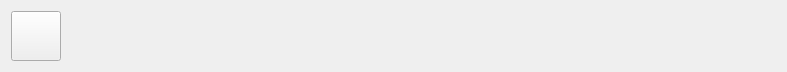
  <widget class="QWidget" name="widget" native="true">
   <property name="geometry">
    <rect>
     <x>190</x>
     <y>550</y>
     <width>787</width>
     <height>62</height>
    </rect>
   </property>
   <property name="styleSheet">
    <string notr="true"/>
   </property>
   <layout class="QHBoxLayout" name="horizontalLayout">
    <item>
     <widget class="QPushButton" name="pushButton_9">
      <property name="minimumSize">
       <size>
        <width>50</width>
        <height>50</height>
       </size>
      </property>
      <property name="maximumSize">
       <size>
        <width>50</width>
        <height>50</height>
       </size>
      </property>
      <property name="styleSheet">
       <string notr="true">QPushButton:hover{
		
	border-image: url(:/image_/music-rhythm (1).png);
}
*{border-image: url(:/image_/music-rhythm.png);}</string>
      </property>
      <property name="text">
       <string/>
      </property>
     </widget>
    </item>
    <item>
     <spacer name="horizontalSpacer_7">
      <property name="orientation">
       <enum>Qt::Horizontal</enum>
      </property>
      <property name="sizeHint" stdset="0">
       <size>
        <width>40</width>
        <height>20</height>
       </size>
      </property>
     </spacer>
    </item>
    <item>
     <widget class="QPushButton" name="pushButton">
      <property name="minimumSize">
       <size>
        <width>50</width>
        <height>50</height>
       </size>
      </property>
      <property name="maximumSize">
       <size>
        <width>50</width>
        <height>50</height>
       </size>
      </property>
      <property name="toolTip">
       <string>&lt;html&gt;&lt;head/&gt;&lt;body&gt;&lt;p&gt;添加文件&lt;/p&gt;&lt;/body&gt;&lt;/html&gt;</string>
      </property>
      <property name="styleSheet">
       <string notr="true">QPushButton:hover{
	background: transparent;

	image: url(:/image_/audio-file (1).png);
}
*{
background: transparent;
	image: url(:/image_/audio-file.png);
}
</string>
      </property>
      <property name="text">
       <string/>
      </property>
      <property name="flat">
       <bool>true</bool>
      </property>
     </widget>
    </item>
    <item>
     <widget class="QPushButton" name="pushButton_7">
      <property name="minimumSize">
       <size>
        <width>50</width>
        <height>50</height>
       </size>
      </property>
      <property name="maximumSize">
       <size>
        <width>50</width>
        <height>50</height>
       </size>
      </property>
      <property name="styleSheet">
       <string notr="true">color: rgb(0, 255, 0);
image: url(:/image_/play-order.png);</string>
      </property>
      <property name="text">
       <string/>
      </property>
      <property name="flat">
       <bool>true</bool>
      </property>
     </widget>
    </item>
    <item>
     <spacer name="horizontalSpacer_5">
      <property name="orientation">
       <enum>Qt::Horizontal</enum>
      </property>
      <property name="sizeHint" stdset="0">
       <size>
        <width>0</width>
        <height>0</height>
       </size>
      </property>
     </spacer>
    </item>
    <item>
     <widget class="QPushButton" name="pushButton_11">
      <property name="minimumSize">
       <size>
        <width>50</width>
        <height>50</height>
       </size>
      </property>
      <property name="maximumSize">
       <size>
        <width>50</width>
        <height>50</height>
       </size>
      </property>
      <property name="toolTip">
       <string>&lt;html&gt;&lt;head/&gt;&lt;body&gt;&lt;p&gt;上一首&lt;/p&gt;&lt;/body&gt;&lt;/html&gt;</string>
      </property>
      <property name="styleSheet">
       <string notr="true">QPushButton:hover{
	
	
	
	image: url(:/image_/left (1).png);
}
*{
	image: url(:/image_/left (2).png);
}</string>
      </property>
      <property name="text">
       <string/>
      </property>
      <property name="flat">
       <bool>true</bool>
      </property>
     </widget>
    </item>
    <item>
     <widget class="QPushButton" name="pushButton_2">
      <property name="minimumSize">
       <size>
        <width>50</width>
        <height>50</height>
       </size>
      </property>
      <property name="maximumSize">
       <size>
        <width>50</width>
        <height>50</height>
       </size>
      </property>
      <property name="toolTip">
       <string>&lt;html&gt;&lt;head/&gt;&lt;body&gt;&lt;p&gt;暂停/播放&lt;/p&gt;&lt;/body&gt;&lt;/html&gt;</string>
      </property>
      <property name="styleSheet">
       <string notr="true">
QPushButton:hover{
	
	image: url(:/image_/pause1.png);
}
*{
	image: url(:/pause);
background: transparent
}
</string>
      </property>
      <property name="text">
       <string/>
      </property>
      <property name="flat">
       <bool>true</bool>
      </property>
     </widget>
    </item>
    <item>
     <widget class="QPushButton" name="pushButton_5">
      <property name="minimumSize">
       <size>
        <width>50</width>
        <height>50</height>
       </size>
      </property>
      <property name="maximumSize">
       <size>
        <width>50</width>
        <height>50</height>
       </size>
      </property>
      <property name="toolTip">
       <string>&lt;html&gt;&lt;head/&gt;&lt;body&gt;&lt;p&gt;下一首&lt;/p&gt;&lt;/body&gt;&lt;/html&gt;</string>
      </property>
      <property name="styleSheet">
       <string notr="true">QPushButton:hover{
	
	image: url(:/image_/right (1).png);
}
*{
	image: url(:/image_/right (2).png);
}</string>
      </property>
      <property name="text">
       <string/>
      </property>
      <property name="flat">
       <bool>true</bool>
      </property>
     </widget>
    </item>
    <item>
     <spacer name="horizontalSpacer_4">
      <property name="orientation">
       <enum>Qt::Horizontal</enum>
      </property>
      <property name="sizeHint" stdset="0">
       <size>
        <width>0</width>
        <height>0</height>
       </size>
      </property>
     </spacer>
    </item>
    <item>
     <widget class="QPushButton" name="pushButton_3">
      <property name="minimumSize">
       <size>
        <width>50</width>
        <height>50</height>
       </size>
      </property>
      <property name="maximumSize">
       <size>
        <width>50</width>
        <height>50</height>
       </size>
      </property>
      <property name="toolTip">
       <string/>
      </property>
      <property name="styleSheet">
       <string notr="true">QPushButton:hover{
	
	image: url(:/image_/_volume-notice (1).png);
}
*{
image: url(:/sound);

}</string>
      </property>
      <property name="text">
       <string/>
      </property>
      <property name="flat">
       <bool>true</bool>
      </property>
     </widget>
    </item>
    <item>
     <widget class="QPushButton" name="pushButton_6">
      <property name="minimumSize">
       <size>
        <width>50</width>
        <height>50</height>
       </size>
      </property>
      <property name="maximumSize">
       <size>
        <width>50</width>
        <height>50</height>
       </size>
      </property>
      <property name="toolTip">
       <string>&lt;html&gt;&lt;head/&gt;&lt;body&gt;&lt;p&gt;音量&lt;/p&gt;&lt;/body&gt;&lt;/html&gt;</string>
      </property>
      <property name="whatsThis">
       <string>&lt;html&gt;&lt;head/&gt;&lt;body&gt;&lt;p&gt;音量&lt;/p&gt;&lt;/body&gt;&lt;/html&gt;</string>
      </property>
      <property name="styleSheet">
       <string notr="true">QPushButton:hover{
		
	image: url(:/image_/speaker-one (1).png);
}
*{
image: url(:/image_/speaker-one.png);
}</string>
      </property>
      <property name="text">
       <string/>
      </property>
      <property name="flat">
       <bool>true</bool>
      </property>
     </widget>
    </item>
    <item>
     <spacer name="horizontalSpacer_6">
      <property name="orientation">
       <enum>Qt::Horizontal</enum>
      </property>
      <property name="sizeHint" stdset="0">
       <size>
        <width>40</width>
        <height>20</height>
       </size>
      </property>
     </spacer>
    </item>
    <item>
     <widget class="QPushButton" name="List_of_lyrics">
      <property name="minimumSize">
       <size>
        <width>50</width>
        <height>50</height>
       </size>
      </property>
      <property name="maximumSize">
       <size>
        <width>50</width>
        <height>50</height>
       </size>
      </property>
      <property name="whatsThis">
       <string>&lt;html&gt;&lt;head/&gt;&lt;body&gt;&lt;p&gt;歌词列表&lt;/p&gt;&lt;/body&gt;&lt;/html&gt;</string>
      </property>
      <property name="styleSheet">
       <string notr="true">
QPushButton:hover{
	image: url(:/image_/music-list (1).png);
}
*{
	image: url(:/image_/music-list.png);

}</string>
      </property>
      <property name="text">
       <string/>
      </property>
      <property name="flat">
       <bool>true</bool>
      </property>
     </widget>
    </item>
   </layout>
   <zorder>pushButton</zorder>
   <zorder>pushButton_2</zorder>
   <zorder>pushButton_5</zorder>
   <zorder>pushButton_3</zorder>
   <zorder>pushButton_11</zorder>
   <zorder>pushButton_6</zorder>
   <zorder>pushButton_7</zorder>
   <zorder>pushButton_9</zorder>
   <zorder>List_of_lyrics</zorder>
   <zorder>horizontalSpacer_4</zorder>
   <zorder>horizontalSpacer_5</zorder>
   <zorder>horizontalSpacer_6</zorder>
   <zorder>horizontalSpacer_7</zorder>
  </widget>
